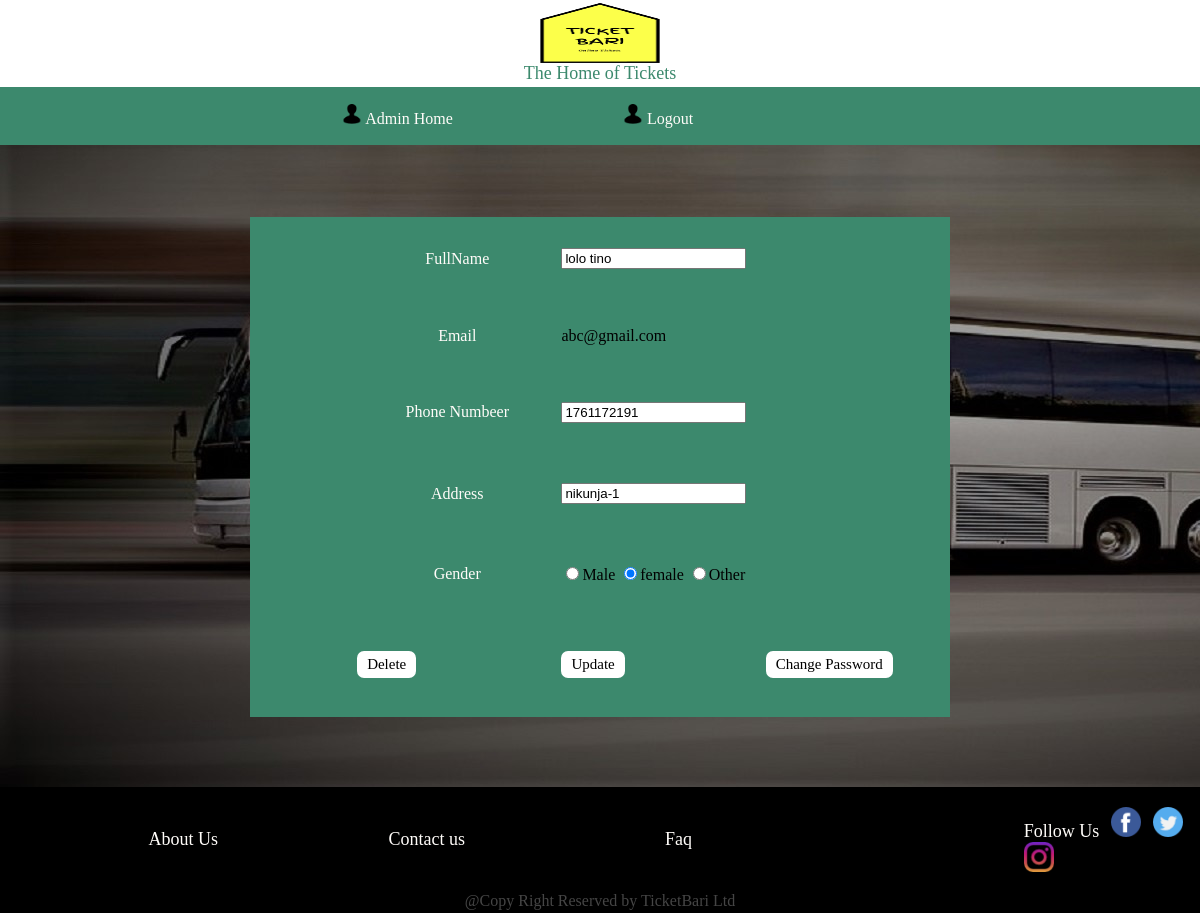
/information/customerinfo.php (signed in), run on the app's committed database.
### tables this page shows
CREATE TABLE `signup` (
  `id` int(11) NOT NULL,
  `fullname` varchar(255) NOT NULL,
  `email` varchar(255) NOT NULL,
  `phonenumber` varchar(16) NOT NULL,
  `address` text NOT NULL,
  `city` text NOT NULL,
  `gender` varchar(10) DEFAULT NULL,
  `salary` varchar(20) DEFAULT NULL,
  `filename` varchar(500) DEFAULT NULL
);

### information/customerinfo.php (the view, shortened to what this page needs)
<?php
$id=$_SESSION['userid'];
$connection=mysqli_connect("localhost", "root", "", "project");
$query="SELECT * FROM signup WHERE id=$id";
$result=mysqli_query($connection,$query);
$user=$err="";
if($result){
  $user=mysqli_fetch_assoc($result);
}
else{
  echo "Adding failed".mysqli_error($connection);
}
 ?>
 <html>
  <head>
      <link rel="stylesheet" type="text/css" href="../information/style.css">
  </head>
  <body  background="../images/image/Bus-Traveling.jpg">
    <table width="100%" bgcolor="white">
      <tr>
        <td align="center"><a href="../home/index.php"><img src="../images/image/ticketbari.png" alt="logo" height="60px" width="120px"> </a><br>
          <font color="#3C896D" size="4">
            <marquee direction="right">The Home of Tickets</marquee>
        </td>
      </tr>
    </table>
  <?php
    require("../navbar/nav.php");
   ?>
    <br>
    <br>
    <br>
    <br>
    <form class="" action="<?php echo  htmlspecialchars($_SERVER['PHP_SELF']); ?>" method="post">
    <table  width="700px" height="500px" bgcolor="#3C896D" align="center">
    <tr>
      <td width="100px"></td>
      <td width="200px" align="center"><?php echo $err; ?> <font color="#FFFCF9" size="3">FullName<font></td>
        <td width="200px"><input type="text" name="name" value="<?=$user['fullname']?>"></td>
      <td width="100px"></td>
    </tr>
    <tr>
      <td width="100px"></td>
       <td width="200px" align="center"><font color="#FFFCF9" size="3">Email<font></td>
        <td width="200px"><?= $user['email'] ?></td>
      <td width="100px"></td>
    </tr>
    <tr>
      <td width="100px"></td>
      <td width="200px" align="center"><font color="#FFFCF9" size="3">Phone Numbeer<font></td>
        <td width="200px"><input type="text" name="phonenumber" value="<?=$user['phonenumber']?>"> </td>
        <td width="100px"></td>
    </tr>
    <tr>
      <td width="100px"></td>
      <td width="200px" align="center">  <font color="#FFFCF9" size="3">Address<font></td>
        <td width="200px"><input type="text" name="address" value="<?=$user['address']?>"> </td>
        <td width="100px"></td>
    </tr>
    <tr>
      <td width="50px"></td>
      <td width="100px" align="center">  <font color="#FFFCF9" size="3">Gender<font></td>
        <td>
          <input type="radio" name="gender" <?php echo ($user['gender'] =='male')? 'checked':'' ?> value="male">Male
        <input type="radio" name="gender" <?php echo ($user['gender'] =='female')? 'checked':'' ?> value="female">female
      <input type="radio" name="gender" <?php echo ($user['gender'] =='other')? 'checked':'' ?> value="other">Other</td>
    </tr>
     <tr>
       <td width="30px"></td>
       <td width="100px"> <input type="submit" name="delete" value="Delete" onclick="return confirm('Are you sure you want to delete this?')" /> </td>
        <td width="100px" ><input type="submit" name="submit" value="Update"> </td>
        <td width="100px"> <a href="../changepass/index.php"><input type="button" name="changepass" value="Change Password"></a></td>
        <td width="50px"></td>
     </tr>
      </table>
    </form>
      <br>
      <br>
      <br>
     <?php require_once("../footer/index.php"); ?>
  </body>
</html>

### information/style.css (style rules this page uses)
body { margin: 0; border: 0; }
input[type='button'] { padding: 5px 10px; color: black; background-color: white; font-family: 'montserrat'; font-size: 15; border-radius: 7px; border: none; }
input[type='submit'] { padding: 5px 10px; background-color: white; font-family: 'montserrat'; font-size: 15; border-radius: 7px; border: none; }

### data on the page
signup: name "lolo tino", email "abc@gmail.com", phonenumber "1761172191", address "nikunja-1", gender "☑"
